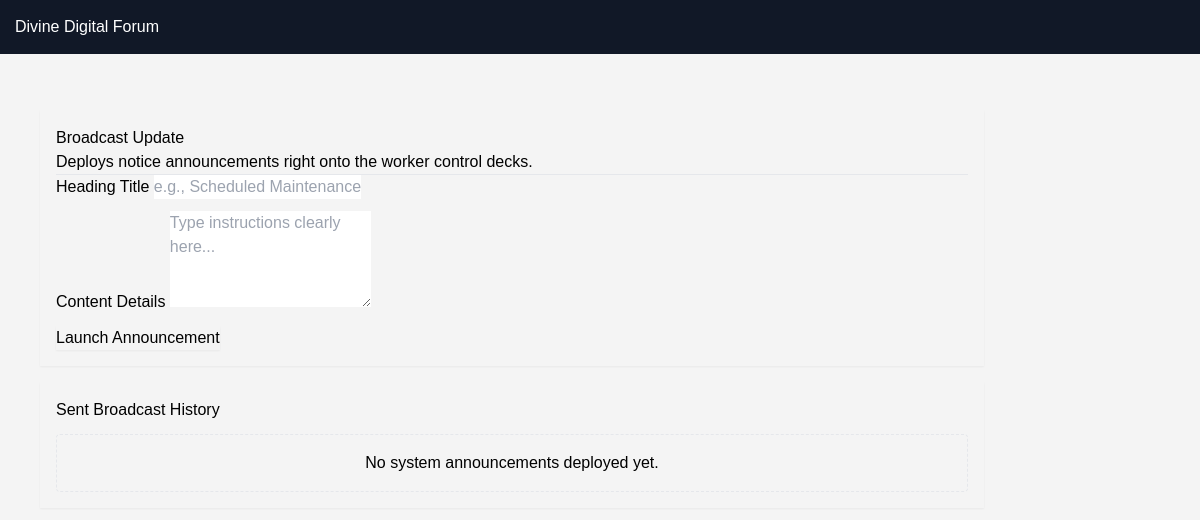
The app's page /dashboard/manage-announcements/ (signed in), older data.
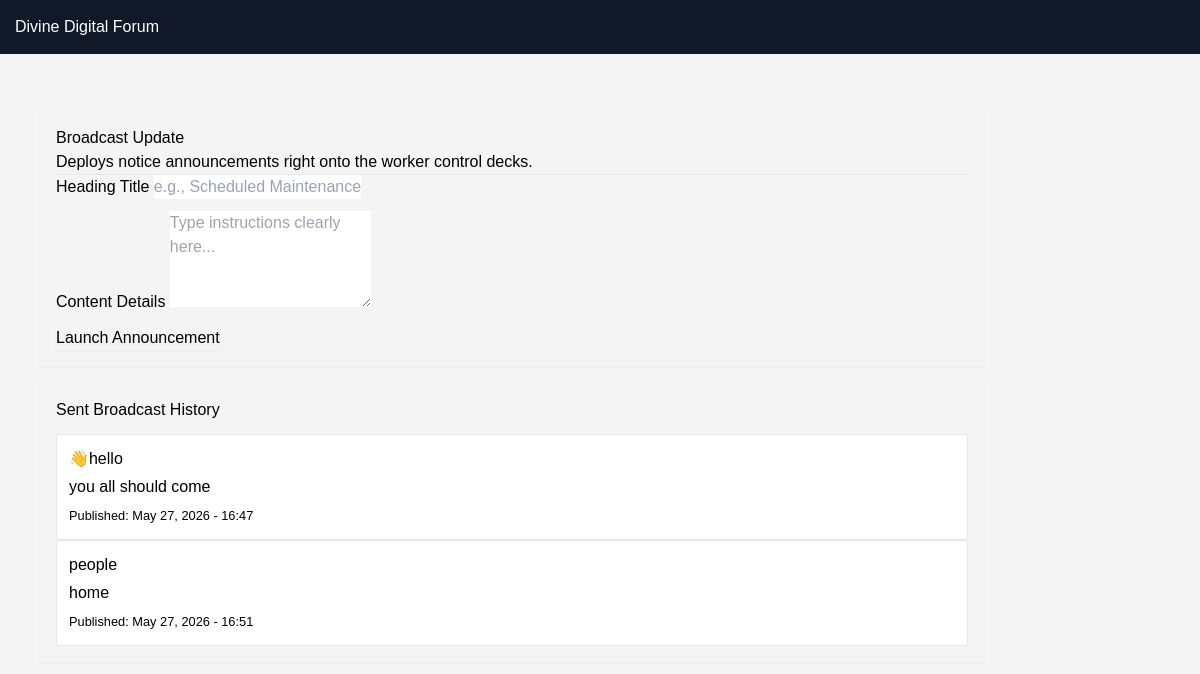
The same page, newer data.
### dashboard/models.py (models this page shows, shortened)
class SystemBroadcast(models.Model):
    title = models.CharField(max_length=200)
    message = models.TextField()
    created_at = models.DateTimeField(auto_now_add=True)

### dashboard/views.py (the view)
# urls.py: path('manage-announcements/', views.manage_announcements, name='manage_announcements'),
@login_required
def manage_announcements(request):
    if request.method == 'POST':
        SystemBroadcast.objects.create(title=request.POST.get('title'), message=request.POST.get('message'))
    return render(request, 'dashboard/announcements.html', {'announcements': SystemBroadcast.objects.all()})

### dashboard/templates/dashboard/announcements.html (shortened to what this page needs)
{% extends 'main_base.html' %}
{% block content %}
<div class="container mt-4">
    <div class="row">
        <div class="col-md-5 mb-4">
            <div class="card p-4 shadow-sm border-0 bg-light">
                <h4>Broadcast Update</h4>
                <p class="small text-muted">Deploys notice announcements right onto the worker control decks.</p>
                <hr>
                <form method="POST">
                    <div class="mb-3">
                        <label class="form-label font-weight-bold">Heading Title</label>
                        <input type="text" name="title" class="form-control" placeholder="e.g., Scheduled Maintenance" required>
                    </div>
                    <div class="mb-3">
                        <label class="form-label font-weight-bold">Content Details</label>
                        <textarea name="message" class="form-control" rows="4" placeholder="Type instructions clearly here..." required></textarea>
                    </div>
                    <button type="submit" class="btn btn-primary w-100 shadow-sm">Launch Announcement</button>
                </form>
            </div>
        </div>
        <div class="col-md-7">
            <div class="card p-4 shadow-sm">
                <h4 class="mb-3">Sent Broadcast History</h4>
                <div class="d-flex flex-column gap-3">
                    {% for announcement in announcements %}
                        <div class="border rounded p-3 bg-white shadow-xs">
                            <h5 class="text-primary mb-1">{{ announcement.title }}</h5>
                            <p class="mb-1 text-dark small">{{ announcement.message }}</p>
                            <small class="text-muted d-block mt-2">
                                Published: {{ announcement.created_at|date:"M d, Y - H:i" }}
                            </small>
                        </div>
                    {% empty %}
                        <div class="text-center p-4 text-muted border border-dashed rounded">No system announcements deployed yet.</div>
                    {% endfor %}
                </div>
            </div>
        </div>
    </div>
</div>
{% endblock %}

Row changes from the older to the newer data that the page shows:
added SystemBroadcast: title "👋hello", message "you all should come", created_at "May 27, 2026 - 16:47"
added SystemBroadcast: title "people", message "home", created_at "May 27, 2026 - 16:51"
Text that changed along with them:
text no longer shown: "No system announcements deployed yet."
